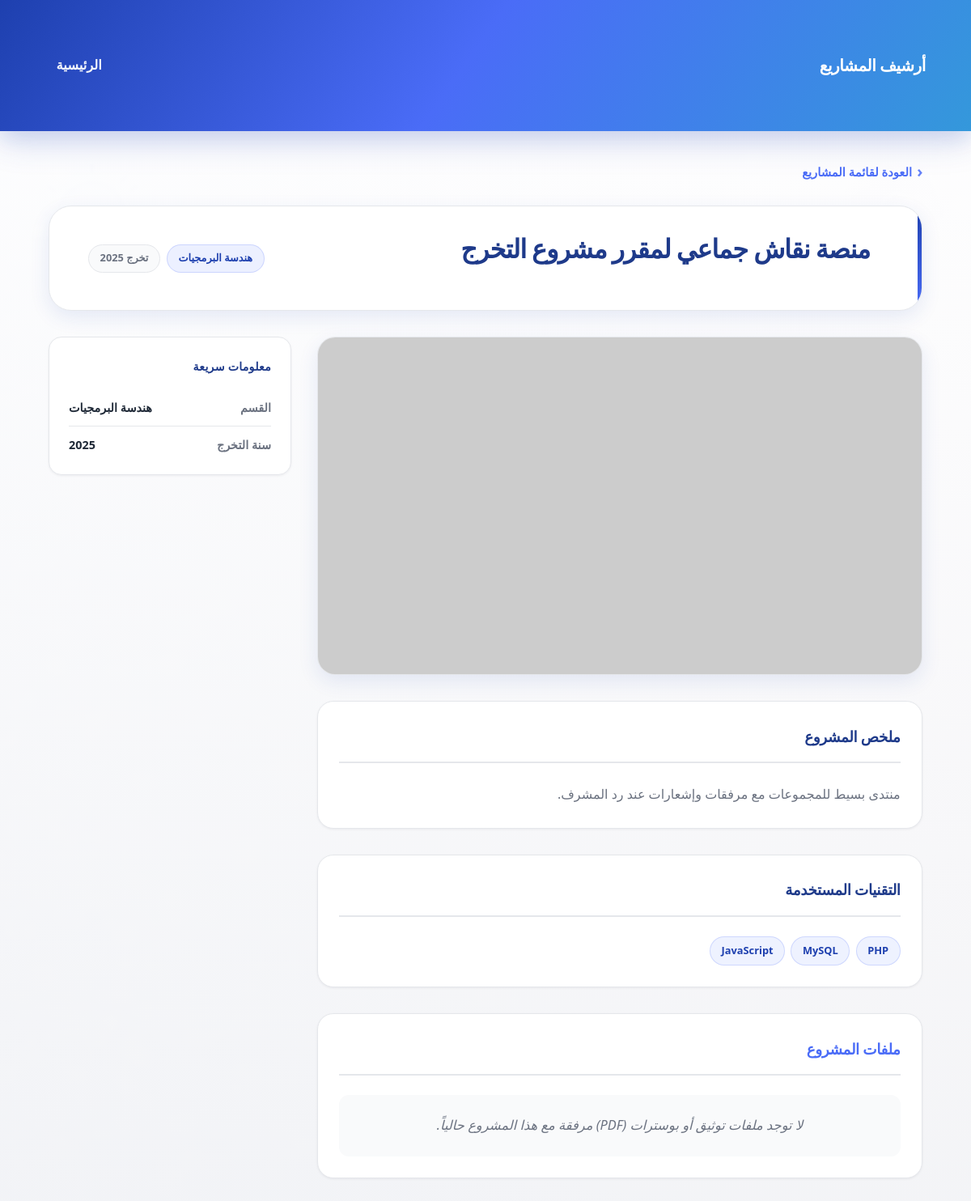
/project_details.php?id=12 (signed in), run on the app's committed database.
### tables this page shows
CREATE TABLE `projects` (
  `id` int(11) NOT NULL,
  `title` varchar(255) NOT NULL,
  `description` text NOT NULL,
  `department` varchar(100) NOT NULL,
  `grad_year` int(11) NOT NULL,
  `tech_stack` varchar(255) NOT NULL,
  `owner_linkedin` varchar(512) DEFAULT NULL,
  `project_poster` varchar(255) DEFAULT NULL,
  `project_poster_pdf` varchar(255) DEFAULT NULL,
  `image_url` varchar(255) DEFAULT 'default.jpg',
  `pdf_file` varchar(255) DEFAULT NULL,
  `created_at` timestamp NOT NULL DEFAULT current_timestamp()
);

### db_connect.php (called while the page is built, shortened)
<?php
function style_css_href(): string
{
    $path = __DIR__ . '/style.css';
    $v = is_readable($path) ? (string) filemtime($path) : '1';
    $cache = 'style.css?v=' . rawurlencode($v);
    return $cache;
}
function project_image_src(?string $image_url, string $fallback = 'https://via.placeholder.com/400x200?text=No+image'): string
{
    $u = trim((string) $image_url);
    if (preg_match('#^https?://#i', $u)) {
        return $u;
    }
    return 'uploads/' . $u;
}

### project_details.php (the view, shortened to what this page needs)
<?php
include 'db_connect.php';
$id = isset($_GET['id']) ? intval($_GET['id']) : 0;
$sql = "SELECT * FROM projects WHERE id = $id";
$result = $conn->query($sql);
$project = $result->fetch_assoc();
$img_main = project_image_src($project['image_url'] ?? null, 'https://via.placeholder.com/960x540?text=Project');
$techs_raw = isset($project['tech_stack']) ? $project['tech_stack'] : '';
$techs_list = array_filter(array_map('trim', explode(',', $techs_raw)));
$has_files = !empty($project['pdf_file']) || !empty($project['project_poster_pdf']);
?>
<!DOCTYPE html>
<html lang="ar" dir="rtl">
<head>
    <link rel="stylesheet" href="<?php echo htmlspecialchars(style_css_href(), ENT_QUOTES, 'UTF-8'); ?>">
</head>
<body class="page-project-detail">
    <header class="main-header project-detail-header">
        <div class="container navbar project-detail-header__inner">
            <a href="index.php" class="project-detail-brand">أرشيف المشاريع</a>
            <nav class="project-detail-nav">
                <a href="index.php">الرئيسية</a>
            </nav>
        </div>
    </header>
    <main class="project-detail-main">
        <div class="container project-detail-wrap">
            <a href="index.php" class="detail-back-link">
                <span class="detail-back-link__icon" aria-hidden="true">›</span>
                العودة لقائمة المشاريع
            </a>
            <header class="detail-page-head">
                <h1 class="detail-page-head__title"><?php echo htmlspecialchars($project['title'], ENT_QUOTES, 'UTF-8'); ?></h1>
                <div class="detail-badges">
                    <span class="detail-badge"><?php echo htmlspecialchars($project['department'], ENT_QUOTES, 'UTF-8'); ?></span>
                    <span class="detail-badge detail-badge--muted">تخرج <?php echo htmlspecialchars((string) $project['grad_year'], ENT_QUOTES, 'UTF-8'); ?></span>
                </div>
            </header>
            <div class="detail-layout">
                <div class="detail-main">
                    <figure class="detail-figure">
                        <img
                            src="<?php echo htmlspecialchars($img_main, ENT_QUOTES, 'UTF-8'); ?>"
                            alt="صورة المشروع"
                            class="detail-hero-img"
                            onerror="this.src='https://via.placeholder.com/960x540?text=صورة+المشروع'">
                    </figure>
                    <section class="detail-panel">
                        <h2 class="detail-panel__title">ملخص المشروع</h2>
                        <div class="detail-panel__body detail-prose">
                            <?php echo nl2br(htmlspecialchars($project['description'], ENT_QUOTES, 'UTF-8')); ?>
                        </div>
                    </section>
                    <?php if (!empty($techs_list)): ?>
                    <section class="detail-panel">
                        <h2 class="detail-panel__title">التقنيات المستخدمة</h2>
                        <div class="detail-tech-row">
                            <?php foreach ($techs_list as $tech): ?>
                                <span class="detail-tech-chip"><?php echo htmlspecialchars($tech, ENT_QUOTES, 'UTF-8'); ?></span>
                            <?php endforeach; ?>
                        </div>
                    </section>
                    <?php endif; ?>
                    <section class="detail-panel detail-panel--files detail-panel--files-main">
                        <h2 class="detail-panel__title">ملفات المشروع</h2>
                        <?php if ($has_files): ?>
                            <p class="detail-files-lead">يمكنك تحميل ملفات المشروع المتوفرة للاستفادة من تفاصيل البحث والتصميم.</p>
                            <div class="detail-files-actions detail-files-actions--inline">
                                <?php if (!empty($project['pdf_file'])): ?>
                                    <a href="uploads/documents/<?php echo htmlspecialchars($project['pdf_file'], ENT_QUOTES, 'UTF-8'); ?>" download class="btn btn-primary btn-download-doc">
                                        تحميل وثيقة المشروع
                                    </a>
                                <?php endif; ?>
                                <?php if (!empty($project['project_poster_pdf'])): ?>
                                    <a href="uploads/documents/<?php echo htmlspecialchars($project['project_poster_pdf'], ENT_QUOTES, 'UTF-8'); ?>" download class="btn btn-primary btn-download-poster">
                                        تحميل بوستر المشروع (PDF)
                                    </a>
                                <?php endif; ?>
                            </div>
                        <?php else: ?>
                            <p class="detail-files-empty">لا توجد ملفات توثيق أو بوسترات (PDF) مرفقة مع هذا المشروع حالياً.</p>
                        <?php endif; ?>
                    </section>
                </div>
                <aside class="detail-sidebar" aria-label="معلومات جانبية">
                    <div class="detail-side-card">
                        <h3 class="detail-side-card__title">معلومات سريعة</h3>
                        <dl class="detail-spec-list">
                            <div class="detail-spec-row">
                                <dt>القسم</dt>
                                <dd><?php echo htmlspecialchars($project['department'], ENT_QUOTES, 'UTF-8'); ?></dd>
                            </div>
                            <div class="detail-spec-row">
                                <dt>سنة التخرج</dt>
                                <dd><?php echo htmlspecialchars((string) $project['grad_year'], ENT_QUOTES, 'UTF-8'); ?></dd>
                            </div>
                        </dl>
                    </div>
                </aside>
            </div>
        </div>
    </main>
</body>
</html>

### data on the page
projects: title "منصة نقاش جماعي لمقرر مشروع التخرج", department "هندسة البرمجيات", grad_year "2025", description "منتدى بسيط للمجموعات مع مرفقات وإشعارات عند رد المشرف.", tech_stack "PHP", tech_stack "MySQL", tech_stack "JavaScript"
